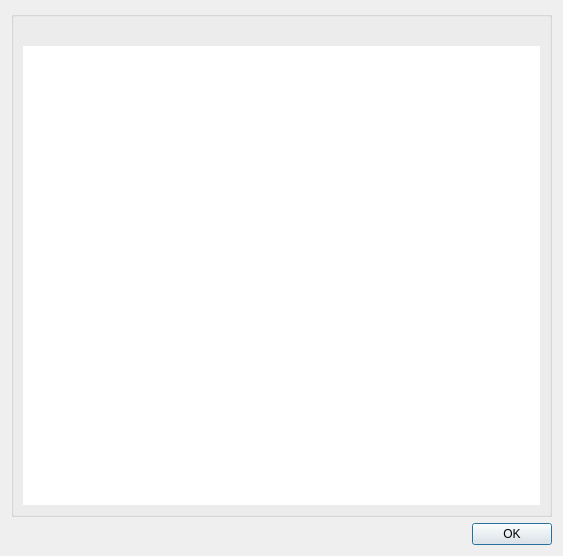
<?xml version="1.0" encoding="UTF-8"?>
<ui version="4.0">
 <class>SeerAboutDialogForm</class>
 <widget class="QDialog" name="SeerAboutDialogForm">
  <property name="geometry">
   <rect>
    <x>0</x>
    <y>0</y>
    <width>563</width>
    <height>556</height>
   </rect>
  </property>
  <property name="windowTitle">
   <string>About Seer</string>
  </property>
  <layout class="QGridLayout" name="gridLayout_2">
   <item row="0" column="0">
    <widget class="QGroupBox" name="groupBox">
     <property name="title">
      <string/>
     </property>
     <property name="flat">
      <bool>false</bool>
     </property>
     <layout class="QGridLayout" name="gridLayout">
      <item row="0" column="0">
       <widget class="QLabel" name="label">
        <property name="text">
         <string/>
        </property>
        <property name="pixmap">
         <pixmap resource="resource.qrc">:/seer/resources/seergdb_256x256.png</pixmap>
        </property>
        <property name="scaledContents">
         <bool>false</bool>
        </property>
        <property name="alignment">
         <set>Qt::AlignCenter</set>
        </property>
       </widget>
      </item>
      <item row="1" column="0">
       <widget class="QTextBrowser" name="textBrowser">
        <property name="frameShape">
         <enum>QFrame::NoFrame</enum>
        </property>
        <property name="frameShadow">
         <enum>QFrame::Plain</enum>
        </property>
        <property name="horizontalScrollBarPolicy">
         <enum>Qt::ScrollBarAsNeeded</enum>
        </property>
        <property name="lineWrapMode">
         <enum>QTextEdit::WidgetWidth</enum>
        </property>
        <property name="readOnly">
         <bool>true</bool>
        </property>
        <property name="html">
         <string>&lt;!DOCTYPE HTML PUBLIC &quot;-//W3C//DTD HTML 4.0//EN&quot; &quot;http://www.w3.org/TR/REC-html40/strict.dtd&quot;&gt;
&lt;html&gt;&lt;head&gt;&lt;meta name=&quot;qrichtext&quot; content=&quot;1&quot; /&gt;&lt;style type=&quot;text/css&quot;&gt;
p, li { white-space: pre-wrap; }
&lt;/style&gt;&lt;/head&gt;&lt;body style=&quot; font-family:'Noto Sans'; font-size:10pt; font-weight:400; font-style:normal;&quot;&gt;
&lt;p style=&quot;-qt-paragraph-type:empty; margin-top:12px; margin-bottom:12px; margin-left:0px; margin-right:0px; -qt-block-indent:0; text-indent:0px;&quot;&gt;&lt;br /&gt;&lt;/p&gt;&lt;/body&gt;&lt;/html&gt;</string>
        </property>
        <property name="openExternalLinks">
         <bool>true</bool>
        </property>
       </widget>
      </item>
     </layout>
    </widget>
   </item>
   <item row="1" column="0">
    <widget class="QDialogButtonBox" name="buttonBox">
     <property name="orientation">
      <enum>Qt::Horizontal</enum>
     </property>
     <property name="standardButtons">
      <set>QDialogButtonBox::Ok</set>
     </property>
    </widget>
   </item>
  </layout>
 </widget>
 <resources>
  <include location="resource.qrc"/>
 </resources>
 <connections>
  <connection>
   <sender>buttonBox</sender>
   <signal>accepted()</signal>
   <receiver>SeerAboutDialogForm</receiver>
   <slot>accept()</slot>
   <hints>
    <hint type="sourcelabel">
     <x>248</x>
     <y>254</y>
    </hint>
    <hint type="destinationlabel">
     <x>157</x>
     <y>274</y>
    </hint>
   </hints>
  </connection>
  <connection>
   <sender>buttonBox</sender>
   <signal>rejected()</signal>
   <receiver>SeerAboutDialogForm</receiver>
   <slot>reject()</slot>
   <hints>
    <hint type="sourcelabel">
     <x>316</x>
     <y>260</y>
    </hint>
    <hint type="destinationlabel">
     <x>286</x>
     <y>274</y>
    </hint>
   </hints>
  </connection>
 </connections>
</ui>
